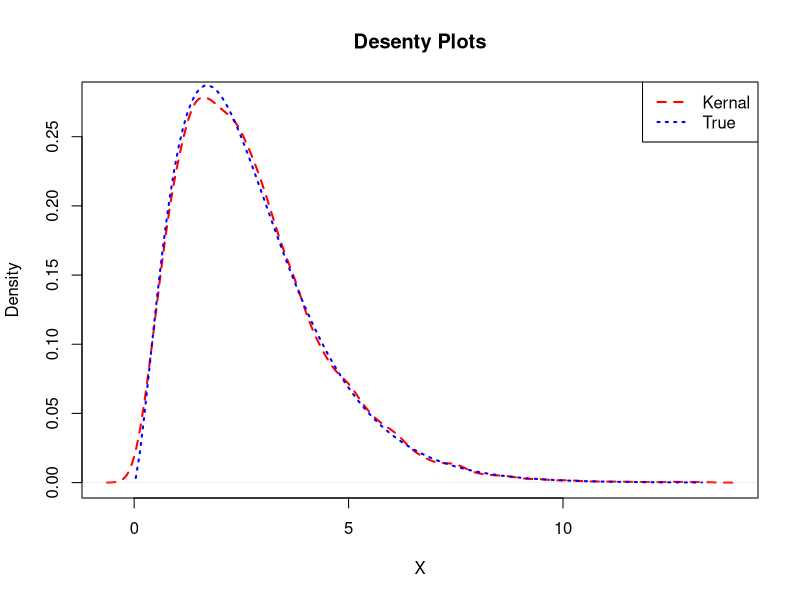
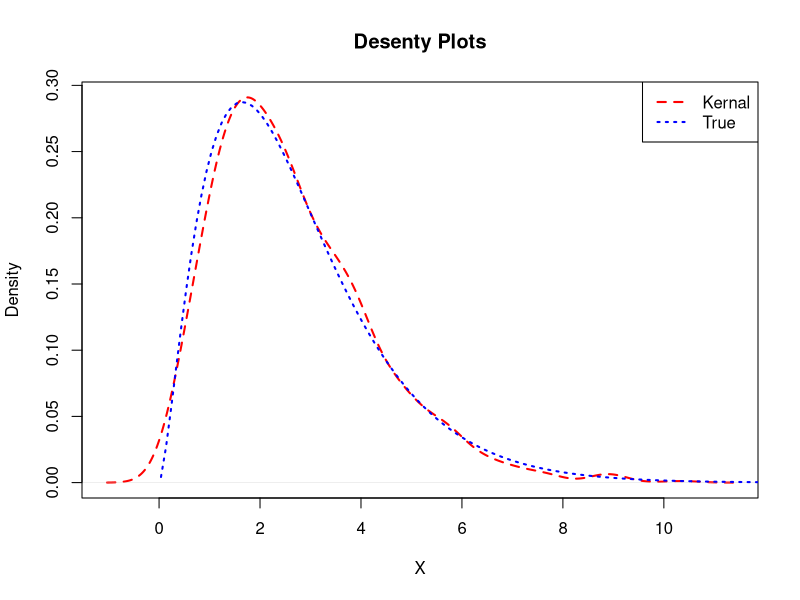

These figures' R source, in order:
## ---- chunk 1
# Set up initiate values
n <- 10000 
theta <- 2.5
# Function for generate one random sample from g(x) (Newton Method)
r.mixgam <- function(theta, u, control = list(maxit = 1000, 
                                              tol = 1e-5, init = 1)) {
  shape <- c(theta, theta + 0.5)
  weight <- c(2 * gamma(theta), gamma(theta + 0.5)) / 
    (2 * gamma(theta) + gamma(theta + 0.5))
  x <- control$init
  for (i in 1 : control$maxit) {
    upda <- (sum(weight * pgamma(x, shape)) - u) / 
      sum(weight * dgamma(x, shape))
    if (abs(upda) < control$tol) return(x)
    x <- x - upda
    if (i == control$maxit) warning("Max itiration reached")
  }
}
# Generate sample from standard uniform distribution
u <- runif(n) 
# Generate sample from g(x)
kernel <- rep(0, n) 
for (i in 1 : n) {
  kernel[i] <- r.mixgam(theta, u[i])
}
# Calculate the true density
mix.gamma.x <- seq(min(kernel), max(kernel), 0.1)
mix.gamma.y <- rep(0, length(mix.gamma.x))
shape <- c(theta, theta + 0.5)
weight <- c(2 * gamma(theta), gamma(theta + 0.5)) / 
  (2 * gamma(theta) + gamma(theta + 0.5))
for (i in 1 : length(mix.gamma.x)) {
  mix.gamma.y[i] <- sum(weight * dgamma(mix.gamma.x[i], shape))
}
# Draw plot for the kernel density
plot(density(kernel), main = "Desenty Plots", xlab = "X", 
     ylab = "Density", col = "red", lty = 2, lwd = 2)
lines(mix.gamma.y ~ mix.gamma.x, col = "blue", lty = 3, lwd = 2)
# Draw plot for the true density
legend("topright", legend = c("Kernal", "True"), col = c("red", "blue"),
       lty = c(2, 3), lwd = c(2, 2))
## ---- chunk 2
# Function for generate n random samples from f(x)
r.mixgam.2 <- function(n, theta, control = list(maxit = 1000)){
  x <- rep(0, n)
  j <- 1
  while(j < n) {
    for (i in 1 : control$maxit) {
    y <- r.mixgam(theta, runif(1))
    u <- runif(1)
    crit <- (gamma(theta + 0.5) * sqrt(4 + y)) / 
      ((2 * gamma(theta) + gamma(theta + 0.5)) * (2 + y ^ (1/2)))
      if (u <= crit){
        x[j] = y
        j <- j + 1
        break
      }
      if (i == control$maxit){
        j <- j
      }
    }
  }
  return(x)
}
# Calculate the true density
fx <- function(x, ...){
  sqrt(4 + x) * x ^ (theta - 1) * exp(-x)
}
c1 <- 1 / integrate(fx, 0, Inf)$value
mix.gamma.x <- seq(min(kernel), max(kernel), 0.1)
mix.gamma.y <- fx(mix.gamma.x) * c1
# Draw plot for the kernel density
kernel <- r.mixgam.2(1000, 2.5)
plot(density(kernel), main = "Desenty Plots", xlab = "X", 
     ylab = "Density", col = "red", lty = 2, lwd = 2)
lines(mix.gamma.y ~ mix.gamma.x, col = "blue", lty = 3, lwd = 2)
# Draw plot for the true density
legend("topright", legend = c("Kernal", "True"), col = c("red", "blue"),
       lty = c(2, 3), lwd = c(2, 2))
